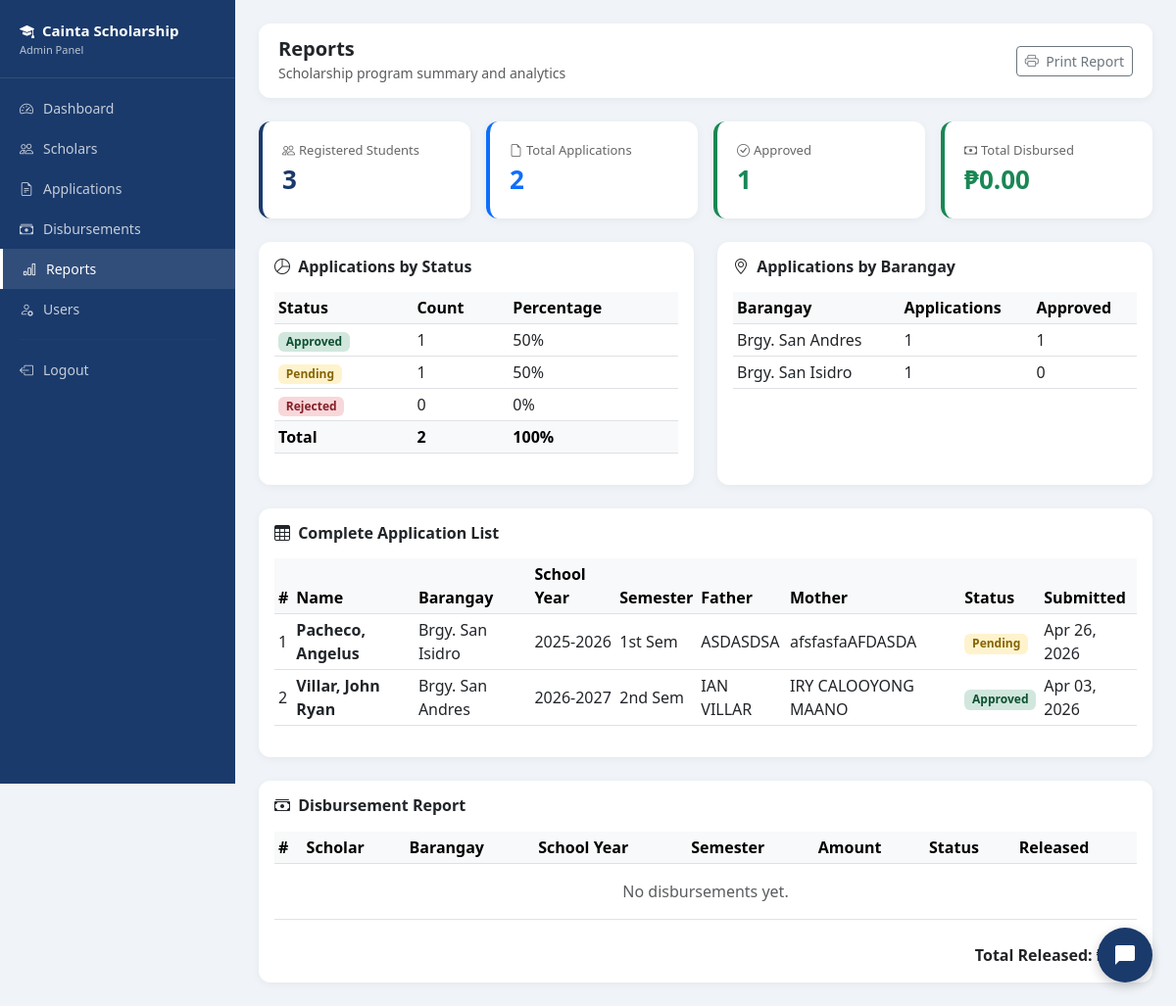
Screenshot of /admin/reports.php (signed in) with the database file from the repository.
### tables this page shows
CREATE TABLE `applications` (
  `application_id` int(11) NOT NULL,
  `scholar_id` int(11) NOT NULL,
  `school_year` varchar(20) DEFAULT NULL,
  `semester` enum('1st','2nd') DEFAULT NULL,
  `gwa` decimal(4,2) DEFAULT NULL,
  `monthly_income` decimal(10,2) DEFAULT NULL,
  `status` enum('pending','for_review','approved','rejected','incomplete') DEFAULT 'pending',
  `remarks` text DEFAULT NULL,
  `submitted_at` timestamp NOT NULL DEFAULT current_timestamp(),
  `father_name` varchar(100) DEFAULT NULL,
  `father_occupation` varchar(100) DEFAULT NULL,
  `mother_name` varchar(100) DEFAULT NULL,
  `mother_occupation` varchar(100) DEFAULT NULL
);

CREATE TABLE `students` (
  `student_id` int(11) NOT NULL,
  `first_name` varchar(50) NOT NULL,
  `last_name` varchar(50) NOT NULL,
  `middle_name` varchar(50) DEFAULT NULL,
  `email` varchar(100) NOT NULL,
  `password` varchar(255) NOT NULL,
  `contact_no` varchar(20) DEFAULT NULL,
  `address` text DEFAULT NULL,
  `barangay` varchar(100) DEFAULT NULL,
  `birthdate` date DEFAULT NULL,
  `gender` enum('Male','Female') DEFAULT NULL,
  `is_active` tinyint(4) DEFAULT 1,
  `created_at` timestamp NOT NULL DEFAULT current_timestamp(),
  `is_archived` tinyint(4) DEFAULT 0,
  `archived_at` timestamp NULL DEFAULT NULL,
  `archive_reason` varchar(255) DEFAULT NULL
);

### admin/reports.php (the view, shortened to what this page needs)
<?php
require_once '../includes/db.php';
$total_students = $pdo->query("SELECT COUNT(*) FROM students")->fetchColumn();
$total_applications = $pdo->query("SELECT COUNT(*) FROM applications")->fetchColumn();
$approved = $pdo->query("SELECT COUNT(*) FROM applications WHERE status='approved'")->fetchColumn();
$pending = $pdo->query("SELECT COUNT(*) FROM applications WHERE status='pending'")->fetchColumn();
$rejected = $pdo->query("SELECT COUNT(*) FROM applications WHERE status='rejected'")->fetchColumn();
$total_disbursed = $pdo->query("SELECT SUM(amount) FROM disbursements WHERE status='released'")->fetchColumn();
$by_barangay = $pdo->query("
    SELECT s.barangay, COUNT(*) as total,
    SUM(CASE WHEN a.status='approved' THEN 1 ELSE 0 END) as approved
    FROM applications a
    JOIN students s ON a.scholar_id = s.student_id
    GROUP BY s.barangay
    ORDER BY total DESC
")->fetchAll();
$disbursements = $pdo->query("
    SELECT d.*, s.first_name, s.last_name, s.barangay
    FROM disbursements d
    LEFT JOIN students s ON d.scholar_id = s.student_id
    ORDER BY d.created_at DESC
    LIMIT 10
")->fetchAll();
$all_apps = $pdo->query("
    SELECT a.*, s.first_name, s.last_name, s.barangay, s.email, s.contact_no
    FROM applications a
    JOIN students s ON a.scholar_id = s.student_id
    ORDER BY a.submitted_at DESC
")->fetchAll();
?>
<!DOCTYPE html>
<html lang="en">
<head>
    <link href="https://cdn.jsdelivr.net/npm/bootstrap@5.3.0/dist/css/bootstrap.min.css" rel="stylesheet">
    <link href="https://cdn.jsdelivr.net/npm/bootstrap-icons@1.10.0/font/bootstrap-icons.css" rel="stylesheet">
</head>
<body>
<div class="sidebar no-print">
    <div class="sidebar-brand">
        <i class="bi bi-mortarboard-fill me-2"></i>Cainta Scholarship
        <small>Admin Panel</small>
    </div>
    <nav>
        <a href="dashboard.php" class="nav-link"><i class="bi bi-speedometer2"></i> Dashboard</a>
        <a href="scholars.php" class="nav-link"><i class="bi bi-people"></i> Scholars</a>
        <a href="applications.php" class="nav-link"><i class="bi bi-file-earmark-text"></i> Applications</a>
        <a href="disbursements.php" class="nav-link"><i class="bi bi-cash-stack"></i> Disbursements</a>
        <a href="reports.php" class="nav-link active"><i class="bi bi-bar-chart"></i> Reports</a>
        <a href="users.php" class="nav-link"><i class="bi bi-person-gear"></i> Users</a>
        <hr style="border-color: rgba(255,255,255,0.1); margin: 10px 20px;">
        <a href="../logout.php" class="nav-link"><i class="bi bi-box-arrow-left"></i> Logout</a>
    </nav>
</div>
<div class="main-content">
    <div class="topbar no-print">
        <div>
            <h5 class="mb-0 fw-bold">Reports</h5>
            <small class="text-muted">Scholarship program summary and analytics</small>
        </div>
        <button class="btn btn-outline-secondary btn-sm" onclick="window.print()">
            <i class="bi bi-printer me-1"></i> Print Report
        </button>
    </div>
    <div class="row g-3 mb-4">
        <div class="col-md-3">
            <div class="stat-card" style="border-color: #1A3A6B;">
                <div style="font-size:13px; color:#666;"><i class="bi bi-people me-1"></i>Registered Students</div>
                <div style="font-size:26px; font-weight:700; color:#1A3A6B;"><?= $total_students ?></div>
            </div>
        </div>
        <div class="col-md-3">
            <div class="stat-card" style="border-color: #0d6efd;">
                <div style="font-size:13px; color:#666;"><i class="bi bi-file-earmark me-1"></i>Total Applications</div>
                <div style="font-size:26px; font-weight:700; color:#0d6efd;"><?= $total_applications ?></div>
            </div>
        </div>
        <div class="col-md-3">
            <div class="stat-card" style="border-color: #198754;">
                <div style="font-size:13px; color:#666;"><i class="bi bi-check-circle me-1"></i>Approved</div>
                <div style="font-size:26px; font-weight:700; color:#198754;"><?= $approved ?></div>
            </div>
        </div>
        <div class="col-md-3">
            <div class="stat-card" style="border-color: #198754;">
                <div style="font-size:13px; color:#666;"><i class="bi bi-cash me-1"></i>Total Disbursed</div>
                <div style="font-size:26px; font-weight:700; color:#198754;">₱<?= number_format($total_disbursed ?? 0, 2) ?></div>
            </div>
        </div>
    </div>
    <div class="row g-4 mb-4">
        <div class="col-md-6">
            <div class="card h-100">
                <div class="card-body">
                    <h6 class="fw-bold mb-3"><i class="bi bi-pie-chart me-1"></i> Applications by Status</h6>
                    <table class="table table-sm">
                        <thead class="table-light">
                            <tr><th>Status</th><th>Count</th><th>Percentage</th></tr>
                        </thead>
                        <tbody>
                            <tr>
                                <td><span class="badge badge-approved">Approved</span></td>
                                <td><?= $approved ?></td>
                                <td><?= $total_applications > 0 ? round(($approved/$total_applications)*100, 1) : 0 ?>%</td>
                            </tr>
                            <tr>
                                <td><span class="badge badge-pending">Pending</span></td>
                                <td><?= $pending ?></td>
                                <td><?= $total_applications > 0 ? round(($pending/$total_applications)*100, 1) : 0 ?>%</td>
                            </tr>
                            <tr>
                                <td><span class="badge badge-rejected">Rejected</span></td>
                                <td><?= $rejected ?></td>
                                <td><?= $total_applications > 0 ? round(($rejected/$total_applications)*100, 1) : 0 ?>%</td>
                            </tr>
                            <tr class="table-light fw-bold">
                                <td>Total</td>
                                <td><?= $total_applications ?></td>
                                <td>100%</td>
                            </tr>
                        </tbody>
                    </table>
                </div>
            </div>
        </div>
        <div class="col-md-6">
            <div class="card h-100">
                <div class="card-body">
                    <h6 class="fw-bold mb-3"><i class="bi bi-geo-alt me-1"></i> Applications by Barangay</h6>
                    <?php if(empty($by_barangay)): ?>
                    <p class="text-muted text-center py-3">No data available.</p>
                    <?php else: ?>
                    <table class="table table-sm">
                        <thead class="table-light">
                            <tr><th>Barangay</th><th>Applications</th><th>Approved</th></tr>
                        </thead>
                        <tbody>
                            <?php foreach($by_barangay as $b): ?>
                            <tr>
                                <td><?= htmlspecialchars($b['barangay']) ?></td>
                                <td><?= $b['total'] ?></td>
                                <td><?= $b['approved'] ?></td>
                            </tr>
                            <?php endforeach; ?>
                        </tbody>
                    </table>
                    <?php endif; ?>
                </div>
            </div>
        </div>
    </div>
    <div class="card mb-4">
        <div class="card-body">
            <h6 class="fw-bold mb-3"><i class="bi bi-table me-1"></i> Complete Application List</h6>
            <div class="table-responsive">
                <table class="table table-sm table-hover align-middle">
                    <thead class="table-light">
                        <tr>
                            <th>#</th><th>Name</th><th>Barangay</th><th>School Year</th>
                            <th>Semester</th><th>Father</th><th>Mother</th><th>Status</th><th>Submitted</th>
                        </tr>
                    </thead>
                    <tbody>
                        <?php if(empty($all_apps)): ?>
                        <tr><td colspan="9" class="text-center text-muted py-3">No applications yet.</td></tr>
                        <?php else: ?>
                        <?php foreach($all_apps as $i => $app): ?>
                        <tr>
                            <td><?= $i + 1 ?></td>
                            <td><strong><?= htmlspecialchars($app['last_name'] . ', ' . $app['first_name']) ?></strong></td>
                            <td><?= htmlspecialchars($app['barangay']) ?></td>
                            <td><?= $app['school_year'] ?></td>
                            <td><?= $app['semester'] ?> Sem</td>
                            <td><?= htmlspecialchars($app['father_name'] ?? 'N/A') ?></td>
                            <td><?= htmlspecialchars($app['mother_name'] ?? 'N/A') ?></td>
                            <td><span class="badge badge-<?= $app['status'] ?>"><?= ucfirst(str_replace('_', ' ', $app['status'])) ?></span></td>
                            <td><?= date('M d, Y', strtotime($app['submitted_at'])) ?></td>
                        </tr>
                        <?php endforeach; ?>
                        <?php endif; ?>
                    </tbody>
                </table>
            </div>
        </div>
    </div>
    <div class="card">
        <div class="card-body">
            <h6 class="fw-bold mb-3"><i class="bi bi-cash-stack me-1"></i> Disbursement Report</h6>
            <div class="table-responsive">
                <table class="table table-sm table-hover align-middle">
                    <thead class="table-light">
                        <tr>
                            <th>#</th><th>Scholar</th><th>Barangay</th><th>School Year</th>
                            <th>Semester</th><th>Amount</th><th>Status</th><th>Released</th>
                        </tr>
                    </thead>
                    <tbody>
                        <?php if(empty($disbursements)): ?>
                        <tr><td colspan="8" class="text-center text-muted py-3">No disbursements yet.</td></tr>
                        <?php endif; ?>
                    </tbody>
                </table>
            </div>
            <div class="text-end mt-2">
                <strong>Total Released: ₱<?= number_format($total_disbursed ?? 0, 2) ?></strong>
            </div>
        </div>
    </div>
</div>
<?php include '../chatbot_widget.php'; ?>
</body>
</html>

### admin/reports.php (style rules this page uses)
body { font-family: 'Segoe UI', sans-serif; background: #f0f4f8; }
.sidebar { width: 240px; min-height: 100vh; background: #1A3A6B; position: fixed; top: 0; left: 0; padding-top: 20px; z-index: 100; }
.sidebar-brand { color: white; font-size: 15px; font-weight: 600; padding: 0 20px 20px; border-bottom: 1px solid rgba(255,255,255,0.1); margin-bottom: 10px; }
.sidebar-brand small { display: block; font-size: 11px; opacity: 0.7; font-weight: 400; }
.nav-link { color: rgba(255,255,255,0.75); padding: 10px 20px; font-size: 14px; display: flex; align-items: center; gap: 10px; }
.nav-link:hover, .nav-link.active { color: white; background: rgba(255,255,255,0.1); border-left: 3px solid #fff; }
.main-content { margin-left: 240px; padding: 24px; }
.topbar { background: white; border-radius: 12px; padding: 14px 20px; margin-bottom: 24px; display: flex; justify-content: space-between; align-items: center; box-shadow: 0 2px 8px rgba(0,0,0,0.05); }
.stat-card { background: white; border-radius: 12px; padding: 20px; box-shadow: 0 2px 8px rgba(0,0,0,0.05); border-left: 4px solid; }
.card { border: none; border-radius: 12px; box-shadow: 0 2px 8px rgba(0,0,0,0.05); }
.badge-pending { background: #fff3cd; color: #856404; }
.badge-approved { background: #d1e7dd; color: #0f5132; }
.badge-rejected { background: #f8d7da; color: #842029; }

### rows the page displays
applications: students.last_name+first_name "Pacheco, Angelus", students.barangay "Brgy. San Isidro", school_year "2025-2026", semester "1st", father_name "ASDASDSA", mother_name "afsfasfaAFDASDA", status "Pending", submitted_at "Apr 26, 2026"
applications: students.last_name+first_name "Villar, John Ryan", students.barangay "Brgy. San Andres", school_year "2026-2027", semester "2nd", father_name "IAN VILLAR", mother_name "IRY CALOOYONG MAANO", status "Approved", submitted_at "Apr 03, 2026"

### other values shown
$total_students "3"
$total_applications "2"
$approved "1"
$total_disbursed "0.00"
$pending "1"
$rejected "0"
$b['barangay'] "Brgy. San Andres"
$b['total'] "1"
$b['approved'] "1"
$b['barangay'] "Brgy. San Isidro"
$b['approved'] "0"
